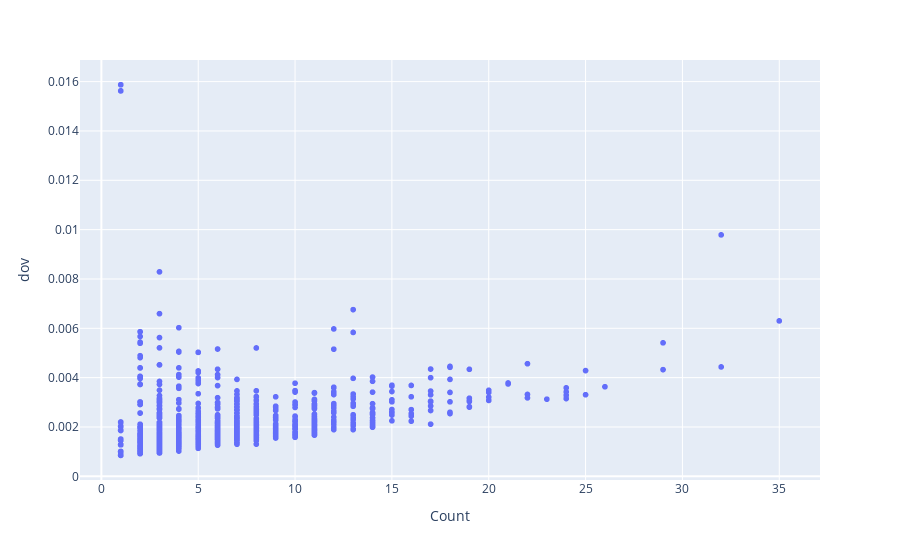

Notebook code for this chart:
### Code cell
import plotly.express as px

# Create the scatter plot using Plotly
fig = px.scatter(wsm_dov, x='Count', y='dov', hover_data=['Name'])

# Show the plot
fig.show()

### Figure 1 — Plotly figure (JSON) as saved in the notebook; plotly's stock layout.template omitted (floating-point values rounded to 4 significant figures; data arrays with more than 128 entries replaced by an {"elided": "..."} marker saying what was removed)
{"data": [{"customdata": {"elided": "1408x1 str values"}, "hovertemplate": "Count=%{x}<br>dov=%{y}<br>Name=%{customdata[0]}<extra></extra>", "legendgroup": "", "marker": {"color": "#636efa", "symbol": "circle"}, "mode": "markers", "name": "", "showlegend": false, "type": "scattergl", "x": {"elided": "1408 int values"}, "xaxis": "x", "y": {"elided": "1408 float values"}, "yaxis": "y"}], "layout": {"autosize": true, "legend": {"tracegroupgap": 0}, "margin": {"t": 60}, "xaxis": {"anchor": "y", "autorange": true, "domain": [0, 1], "range": [-0.9376, 36.94], "title": {"text": "Count"}, "type": "linear"}, "yaxis": {"anchor": "x", "autorange": true, "domain": [0, 1], "range": [-0.0003089, 0.01704], "title": {"text": "dov"}, "type": "linear"}}}
